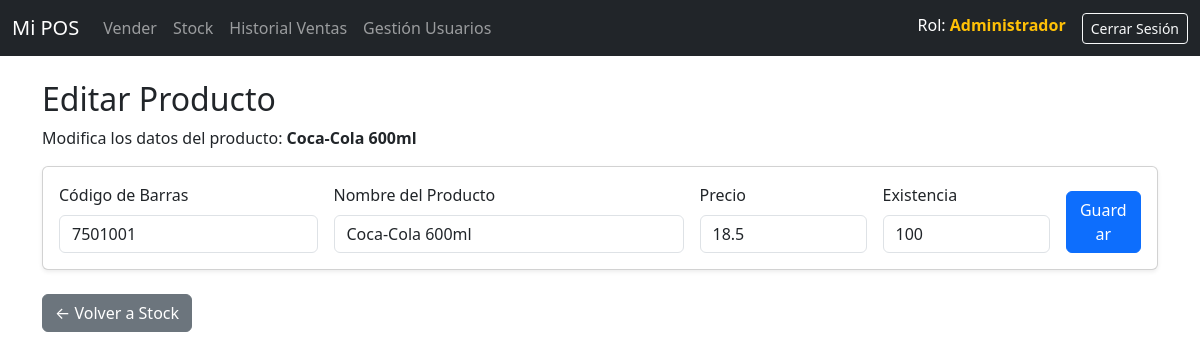
/producto/editar/1 (signed in), run on the app's committed database.
### tables this page shows
CREATE TABLE producto (
    id INTEGER PRIMARY KEY AUTOINCREMENT,
    codigo_barras TEXT NOTIQUE UNIQUE,
    nombre TEXT NOT NULL,
    precio_venta REAL NOT NULL,
    existencia INTEGER NOT NULL DEFAULT 0
);

### app.py (the view)
@app.route('/producto/editar/<int:id>')
@login_required
@rol_required('administrador') # 🛑 SOLO ADMINISTRADOR
def editar_producto(id):
    conn = db.get_db_connection()
    producto = conn.execute('SELECT * FROM producto WHERE id = ?', (id,)).fetchone()
    conn.close()
    if producto is None:
        flash('Producto no encontrado.', 'warning')
        return redirect(url_for('stock'))
    return render_template('editar_producto.html', producto=producto)

### app.py (called while the page is built)
def login_required(f):
    @wraps(f)
    def decorated_function(*args, **kwargs):
        if 'logged_in' not in session:
            flash('Debes iniciar sesión para acceder a esta página.', 'warning')
            return redirect(url_for('login'))
        return f(*args, **kwargs)
    return decorated_function

def rol_required(rol_necesario):
    def decorator(f):
        @wraps(f)
        def decorated_function(*args, **kwargs):
            if 'rol' not in session or session['rol'] != rol_necesario:
                flash(f'No tienes permiso de {rol_necesario.upper()} para acceder a esta función.', 'danger')
                return redirect(url_for('index'))
            return f(*args, **kwargs)
        return decorated_function  # <- Este return es para 'decorator'
    return decorator

### database.py (called while the page is built)
def get_db_connection():
    conn = sqlite3.connect('pos.db')
    conn.row_factory = sqlite3.Row  # Permite acceder a las columnas por nombre
    return conn

### templates/editar_producto.html
{% extends "layout.html" %}
{% block content %}
<div class="row">
    <div class="col-12">
        <h2>Editar Producto</h2>
        <p>Modifica los datos del producto: <strong>{{ producto['nombre'] }}</strong></p>
    </div>
</div>
<div class="card shadow-sm mb-4">
    <div class="card-body">
        <form action="{{ url_for('actualizar_producto', id=producto['id']) }}" method="POST" class="row g-3">
            <div class="col-md-3">
                <label for="codigo_barras" class="form-label">Código de Barras</label>
                <input type="text" class="form-control" id="codigo_barras" name="codigo_barras" value="{{ producto['codigo_barras'] }}" required>
            </div>
            <div class="col-md-4">
                <label for="nombre" class="form-label">Nombre del Producto</label>
                <input type="text" class="form-control" id="nombre" name="nombre" value="{{ producto['nombre'] }}" required>
            </div>
            <div class="col-md-2">
                <label for="precio_venta" class="form-label">Precio</label>
                <input type="number" step="0.01" class="form-control" id="precio_venta" name="precio_venta" value="{{ producto['precio_venta'] }}" required>
            </div>
            <div class="col-md-2">
                <label for="existencia" class="form-label">Existencia</label>
                <input type="number" class="form-control" id="existencia" name="existencia" value="{{ producto['existencia'] }}" required>
            </div>
            <div class="col-md-1 align-self-end">
                <button type="submit" class="btn btn-primary w-100">Guardar</button>
            </div>
        </form>
    </div>
</div>
<a href="{{ url_for('stock') }}" class="btn btn-secondary">&larr; Volver a Stock</a>
{% endblock %}

### data on the page
producto: nombre "Coca-Cola 600ml", codigo_barras "7501001", precio_venta "18.5", existencia "100"

### other printed values
{{ session.rol.capitalize() }} "Administrador"
